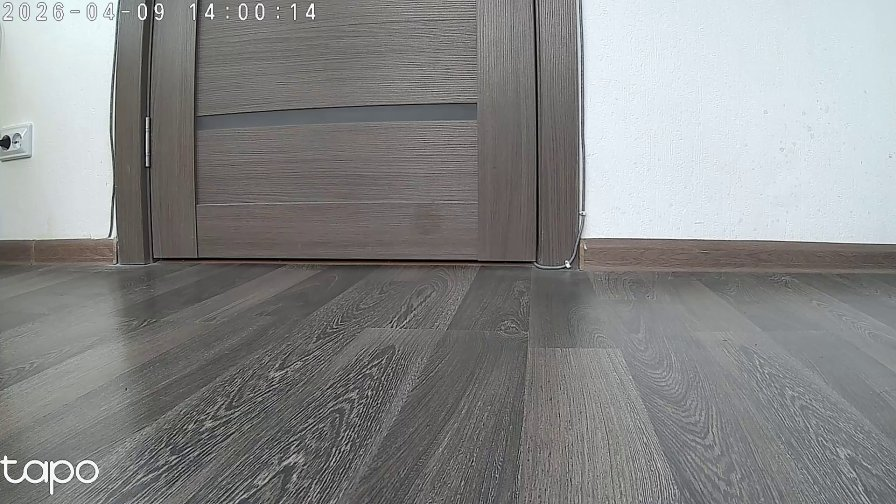
#> input picture src/scripts/frame.jpg, 896 x 504 px
$ python hud_test.py
#> lines starting #> are read from the running program, lines starting #| are printed output that depends on the picture; after the words box and inside, x2 and y2 are one past the last pixel; in counts of white or black regions, pixels touching at a corner belong together
### src/pilot/widgets/hud_block.py
"""
HUD Block: информационный блок с заголовком и строками данных.
Поддерживает кириллицу через PIL.
"""
import cv2
import numpy as np

from pilot.widgets._text import get_text_size, put_text

# --- Цвета (BGR, фосфорный зелёный) ---
COLOR_BORDER   = (0, 210, 60)
COLOR_BG       = (0, 18,   5)
COLOR_TITLE_BG = (0, 35,  10)
COLOR_TITLE    = (0, 230, 70)
COLOR_LABEL    = (0, 140, 45)
COLOR_VALUE    = (180, 255, 195)
COLOR_DIVIDER  = (0, 90,  28)

ALPHA_BG = 0.50
CHAMFER  = 10

FONT_SIZE_TITLE = 14   # px при scale=1
FONT_SIZE_ROW   = 12


def _chamfer_poly(x, y, x2, y2, c):
    return np.array([
        [x + c, y],   [x2 - c, y],
        [x2, y + c],  [x2, y2 - c],
        [x2 - c, y2], [x + c, y2],
        [x, y2 - c],  [x, y + c],
    ], dtype=np.int32)


def draw_hud_block(frame: np.ndarray, x: int, y: int,
                   title: str, rows: list[tuple[str, str]],
                   width: int = 260, glow_radius: int = 9,
                   glow_intensity: float = 0.85,
                   scale: float = 1.0) -> np.ndarray:
    """
    Рисует HUD-блок с glow-эффектом поверх frame.

    x, y  — верхний левый угол (в пикселях кадра, уже с учётом scale).
    width — ширина блока при scale=1.
    scale — масштаб относительно эталонного разрешения 896px.
    """
    pad      = int(10 * scale)
    title_h  = int(28 * scale)
    row_h    = int(22 * scale)
    c        = max(4, int(CHAMFER * scale))
    tick     = max(2, int(5  * scale))
    thick    = max(1, int(scale))
    w_scaled = int(width * scale)

    font_title = max(10, int(FONT_SIZE_TITLE * scale))
    font_row   = max(8,  int(FONT_SIZE_ROW   * scale))

    total_h  = title_h + 6 + len(rows) * row_h + pad + 4
    x2       = x + w_scaled
    y2       = y + total_h
    title_y2 = y + title_h + 2

    poly = _chamfer_poly(x, y, x2, y2, c)

    # --- 1. Полупрозрачный фон ---
    overlay = frame.copy()
    cv2.fillPoly(overlay, [poly], COLOR_BG)
    cv2.addWeighted(overlay, ALPHA_BG, frame, 1 - ALPHA_BG, 0, frame)

    # --- 2. Фон заголовка ---
    title_poly = _chamfer_poly(x, y, x2, title_y2, c)
    overlay2 = frame.copy()
    cv2.fillPoly(overlay2, [title_poly], COLOR_TITLE_BG)
    cv2.addWeighted(overlay2, 0.75, frame, 0.25, 0, frame)

    # --- 3. Glow (только геометрия — рамка, засечки, разделитель) ---
    r = max(3, int(glow_radius * scale))
    r = r if r % 2 == 1 else r + 1

    H_f, W_f = frame.shape[:2]
    rx1, ry1 = max(0, x - r),  max(0, y - r)
    rx2, ry2 = min(W_f, x2 + r), min(H_f, y2 + r)
    ox, oy   = rx1, ry1

    glow_roi = np.zeros((ry2 - ry1, rx2 - rx1, 3), dtype=np.uint8)
    poly_r   = poly - np.array([[ox, oy]], dtype=np.int32)
    cv2.polylines(glow_roi, [poly_r], isClosed=True,
                  color=COLOR_BORDER, thickness=thick, lineType=cv2.LINE_AA)
    for px, py, dx, dy in [
        (x + c, y,    1,  0), (x,   y + c,   0,  1),
        (x2 - c, y,  -1,  0), (x2,  y + c,   0,  1),
        (x,  y2 - c,  0, -1), (x + c, y2,    1,  0),
        (x2, y2 - c,  0, -1), (x2 - c, y2,  -1,  0),
    ]:
        cv2.line(glow_roi,
                 (px - ox, py - oy),
                 (px - ox + dx * tick, py - oy + dy * tick),
                 COLOR_BORDER, thick, cv2.LINE_AA)
    cv2.line(glow_roi, (x + c - ox, title_y2 - oy), (x2 - c - ox, title_y2 - oy),
             COLOR_DIVIDER, thick)

    blurred = cv2.GaussianBlur(glow_roi, (r, r), 0)
    blurred = cv2.GaussianBlur(blurred, (r, r), 0)
    frame_roi = frame[ry1:ry2, rx1:rx2]
    frame_roi[:] = np.clip(
        frame_roi.astype(np.float32) + blurred.astype(np.float32) * glow_intensity,
        0, 255,
    ).astype(np.uint8)

    # --- 4. Резкая геометрия ---
    cv2.polylines(frame, [poly], isClosed=True,
                  color=COLOR_BORDER, thickness=thick, lineType=cv2.LINE_AA)
    for px, py, dx, dy in [
        (x + c, y,    1,  0), (x,   y + c,   0,  1),
        (x2 - c, y,  -1,  0), (x2,  y + c,   0,  1),
        (x,  y2 - c,  0, -1), (x + c, y2,    1,  0),
        (x2, y2 - c,  0, -1), (x2 - c, y2,  -1,  0),
    ]:
        cv2.line(frame, (px, py), (px + dx * tick, py + dy * tick),
                 COLOR_BORDER, thick, cv2.LINE_AA)
    cv2.line(frame, (x + c, title_y2), (x2 - c, title_y2), COLOR_DIVIDER, thick)

    # --- 5. Текст через PIL (поддержка кириллицы) ---
    # Заголовок
    _, th_title = get_text_size(title, font_title)
    ty_title = title_y2 - int(6 * scale)   # нижний край = чуть выше разделителя
    put_text(frame, title, (x + pad, ty_title), font_title, COLOR_TITLE)

    # Строки
    for i, (label, value) in enumerate(rows):
        row_y = title_y2 + pad + i * row_h + row_h - int(4 * scale)
        put_text(frame, label + ":", (x + pad, row_y), font_row, COLOR_LABEL)
        vw, _ = get_text_size(value, font_row)
        put_text(frame, value, (x2 - vw - pad, row_y), font_row, COLOR_VALUE)

    return frame

### src/pilot/widgets/drive_indicator.py
"""
Drive Indicator: вертикальный индикатор привода колеса.

Показывает скорость (полоса вверх/вниз от нуля) и ток мотора.
"""
import cv2
import numpy as np

from pilot.widgets._text import get_text_size, put_text

# --- Цвета (BGR) ---
COLOR_BORDER  = (0, 210, 60)
COLOR_BG      = (0, 18,   5)
COLOR_FWD     = (0, 220, 65)    # вперёд
COLOR_REV     = (0, 140, 200)   # назад (голубоватый)
COLOR_STOP    = (0, 180, 50)    # нулевая линия
COLOR_LABEL   = (0, 140, 45)
COLOR_VALUE   = (180, 255, 195)
COLOR_CURRENT = (0, 160, 55)
COLOR_DIM     = (0, 60,  18)    # незаполненная зона

ALPHA_BG = 0.65
CHAMFER  = 5

# Максимальный ток датчика (при raw ADC = 1023)
ADC_MAX_AMPS = 5.0

FONT_SIZE_LABEL = 11   # px при scale=1
FONT_SIZE_VAL   = 14
FONT_SIZE_SMALL = 10


def _chamfer_poly(x, y, x2, y2, c):
    return np.array([
        [x + c, y],   [x2 - c, y],
        [x2, y + c],  [x2, y2 - c],
        [x2 - c, y2], [x + c, y2],
        [x, y2 - c],  [x, y + c],
    ], dtype=np.int32)


def draw_drive_indicator(frame: np.ndarray,
                         x: int, y: int,
                         label: str,
                         speed: int,
                         current_adc: int,
                         max_speed: int = 127,
                         width: int = 45,
                         bar_height: int = 130,
                         scale: float = 1.0) -> np.ndarray:
    """
    Вертикальный индикатор привода колеса.

    Параметры:
        frame       — кадр (BGR numpy array)
        x, y        — верхний левый угол
        label       — подпись ("Л" / "П" или "LEFT" / "RIGHT")
        speed       — скорость -max_speed..+max_speed (положительная = вперёд)
        current_adc — ток, сырой АЦП 0-1023
        max_speed   — максимум шкалы
        width       — ширина виджета при scale=1
        bar_height  — высота шкалы при scale=1
        scale       — масштаб относительно 896px
    """
    pad      = max(2, int(6  * scale))
    label_h  = int(18 * scale)
    fwd_h    = int(14 * scale)
    rev_h    = int(14 * scale)
    info_h   = int(38 * scale)
    c        = max(2, int(CHAMFER * scale))
    thick    = max(1, int(scale))
    w_s      = int(width      * scale)
    bar_h_s  = int(bar_height * scale)

    font_label = max(8,  int(FONT_SIZE_LABEL * scale))
    font_val   = max(10, int(FONT_SIZE_VAL   * scale))
    font_small = max(7,  int(FONT_SIZE_SMALL * scale))

    total_h = label_h + fwd_h + bar_h_s + rev_h + info_h + pad
    x2  = x + w_s
    y2  = y + total_h
    poly = _chamfer_poly(x, y, x2, y2, c)

    # --- 1. Фон ---
    overlay = frame.copy()
    cv2.fillPoly(overlay, [poly], COLOR_BG)
    cv2.addWeighted(overlay, ALPHA_BG, frame, 1 - ALPHA_BG, 0, frame)

    # --- 2. Рамка ---
    cv2.polylines(frame, [poly], isClosed=True,
                  color=COLOR_BORDER, thickness=thick, lineType=cv2.LINE_AA)

    # --- 3. Подпись (PIL) ---
    title_y2 = y + label_h + 2
    lw, _ = get_text_size(label, font_label)
    put_text(frame, label, (x + (w_s - lw) // 2, y + label_h - int(2 * scale)),
             font_label, COLOR_BORDER)
    cv2.line(frame, (x + c, title_y2), (x2 - c, title_y2), COLOR_DIM, thick)

    # --- 4. Шкала ---
    bar_x1  = x + pad
    bar_x2  = x2 - pad
    bar_top = title_y2 + fwd_h
    bar_bot = bar_top + bar_h_s
    bar_mid = (bar_top + bar_bot) // 2

    # Метки FWD / REV
    for text, ty in [("FWD", title_y2 + fwd_h - int(3 * scale)),
                     ("REV", bar_bot + rev_h - int(2 * scale))]:
        tw, _ = get_text_size(text, font_small)
        put_text(frame, text, (x + (w_s - tw) // 2, ty), font_small, COLOR_DIM)

    cv2.rectangle(frame, (bar_x1, bar_top), (bar_x2, bar_bot), COLOR_DIM, -1)

    ratio   = max(-1.0, min(1.0, speed / max_speed))
    fill_px = int(abs(ratio) * (bar_h_s // 2))

    glow_rect = None
    if ratio > 0:
        fy1, fy2   = bar_mid - fill_px, bar_mid
        color_fill = COLOR_FWD
    elif ratio < 0:
        fy1, fy2   = bar_mid, bar_mid + fill_px
        color_fill = COLOR_REV
    else:
        fy1 = fy2  = bar_mid
        color_fill = COLOR_STOP

    if fill_px > 0:
        cv2.rectangle(frame, (bar_x1, fy1), (bar_x2, fy2), color_fill, -1)
        glow_rect = (bar_x1, fy1, bar_x2, fy2, color_fill)

    cv2.line(frame, (bar_x1, bar_mid), (bar_x2, bar_mid), COLOR_STOP, thick + 1)
    for sy in [bar_top, bar_mid, bar_bot]:
        cv2.line(frame, (x,       sy), (x + pad - 1,   sy), COLOR_BORDER, thick)
        cv2.line(frame, (x2 - pad + 1, sy), (x2, sy),       COLOR_BORDER, thick)

    # --- 5. Текстовые значения ---
    info_y   = bar_bot + rev_h
    spd_str  = f"{speed:+d}"
    cur_amps = current_adc / 1023 * ADC_MAX_AMPS
    cur_str  = f"{cur_amps:.1f}A"

    sw, sh = get_text_size(spd_str, font_val)
    cw, _  = get_text_size(cur_str, font_small)
    put_text(frame, spd_str, (x + (w_s - sw) // 2, info_y + sh + int(2 * scale)),
             font_val, COLOR_VALUE)
    put_text(frame, cur_str, (x + (w_s - cw) // 2, info_y + sh + int(2 * scale) + int(16 * scale)),
             font_small, COLOR_CURRENT)

    # --- 6. Glow ---
    glow_r = max(3, int(11 * scale))
    glow_r = glow_r if glow_r % 2 == 1 else glow_r + 1

    H_f, W_f = frame.shape[:2]
    rx1, ry1 = max(0, x - glow_r),  max(0, y - glow_r)
    rx2, ry2 = min(W_f, x2 + glow_r), min(H_f, y2 + glow_r)
    ox, oy   = rx1, ry1

    glow_roi = np.zeros((ry2 - ry1, rx2 - rx1, 3), dtype=np.uint8)
    if glow_rect:
        bx1, by1, bx2, by2, bcol = glow_rect
        cv2.rectangle(glow_roi, (bx1 - ox, by1 - oy), (bx2 - ox, by2 - oy), bcol, -1)
    cv2.line(glow_roi, (bar_x1 - ox, bar_mid - oy), (bar_x2 - ox, bar_mid - oy),
             COLOR_STOP, thick + 1)

    blurred = cv2.GaussianBlur(glow_roi, (glow_r, glow_r), 0)
    blurred = cv2.GaussianBlur(blurred, (glow_r, glow_r), 0)
    frame_roi = frame[ry1:ry2, rx1:rx2]
    frame_roi[:] = np.clip(
        frame_roi.astype(np.float32) + blurred.astype(np.float32) * 0.85,
        0, 255,
    ).astype(np.uint8)

    return frame

### src/pilot/widgets/led_indicator.py
"""
LED Indicator: состояние декоративной подсветки (красный + синий).
"""
import cv2
import numpy as np

from pilot.widgets._text import get_text_size, put_text

COLOR_BORDER = (0, 210, 60)
COLOR_BG     = (0, 18,   5)
COLOR_DIM    = (0, 60,  18)
ALPHA_BG     = 0.65
CHAMFER      = 5

COLOR_RED_ON   = (0,   0, 210)
COLOR_RED_OFF  = (0,   0,  50)
COLOR_BLUE_ON  = (210, 50,  20)
COLOR_BLUE_OFF = (50,  12,   5)

FONT_TITLE = 10
FONT_LABEL = 9


def _chamfer_poly(x, y, x2, y2, c):
    return np.array([
        [x + c, y],   [x2 - c, y],
        [x2, y + c],  [x2, y2 - c],
        [x2 - c, y2], [x + c, y2],
        [x, y2 - c],  [x, y + c],
    ], dtype=np.int32)


def draw_led_indicator(
    frame: np.ndarray,
    x: int, y: int,
    red: bool,
    blue: bool,
    scale: float = 1.0,
) -> np.ndarray:
    """Виджет состояния декоративной подсветки."""
    w_s    = int(80  * scale)
    h_s    = int(62  * scale)
    c      = max(2, int(CHAMFER * scale))
    thick  = max(1, int(scale))
    pad    = max(2, int(6 * scale))
    x2, y2 = x + w_s, y + h_s
    poly   = _chamfer_poly(x, y, x2, y2, c)

    # Фон
    overlay = frame.copy()
    cv2.fillPoly(overlay, [poly], COLOR_BG)
    cv2.addWeighted(overlay, ALPHA_BG, frame, 1 - ALPHA_BG, 0, frame)

    # Рамка
    cv2.polylines(frame, [poly], isClosed=True,
                  color=COLOR_BORDER, thickness=thick, lineType=cv2.LINE_AA)

    # Заголовок
    title_font = max(8, int(FONT_TITLE * scale))
    title = "LIGHTS"
    tw, th = get_text_size(title, title_font)
    title_y = y + pad + th
    put_text(frame, title, (x + (w_s - tw) // 2, title_y), title_font, COLOR_BORDER)

    sep_y = title_y + pad
    cv2.line(frame, (x + c, sep_y), (x2 - c, sep_y), COLOR_DIM, thick)

    # Кружки
    r_circle = max(8, int(13 * scale))
    circle_y = sep_y + pad + r_circle + max(1, int(3 * scale))
    left_cx  = x + w_s // 4
    right_cx = x + 3 * w_s // 4

    for cx, color_on, color_off, is_on in [
        (left_cx,  COLOR_RED_ON,  COLOR_RED_OFF,  red),
        (right_cx, COLOR_BLUE_ON, COLOR_BLUE_OFF, blue),
    ]:
        color = color_on if is_on else color_off
        cv2.circle(frame, (cx, circle_y), r_circle, color, -1, lineType=cv2.LINE_AA)
        cv2.circle(frame, (cx, circle_y), r_circle, COLOR_BORDER if is_on else COLOR_DIM,
                   thick, lineType=cv2.LINE_AA)

    # Подписи
    label_font = max(7, int(FONT_LABEL * scale))
    label_y    = circle_y + r_circle + max(3, int(5 * scale))
    for cx, letter, is_on in [(left_cx, "R", red), (right_cx, "B", blue)]:
        lw, _ = get_text_size(letter, label_font)
        col   = COLOR_BORDER if is_on else COLOR_DIM
        put_text(frame, letter, (cx - lw // 2, label_y), label_font, col)

    # Glow для включённых диодов
    glow_r = max(3, int(13 * scale))
    glow_r = glow_r if glow_r % 2 == 1 else glow_r + 1
    H_f, W_f = frame.shape[:2]
    rx1 = max(0, x - glow_r);  ry1 = max(0, y - glow_r)
    rx2 = min(W_f, x2 + glow_r); ry2 = min(H_f, y2 + glow_r)

    glow_layer = np.zeros((ry2 - ry1, rx2 - rx1, 3), dtype=np.uint8)
    for cx, color_on, is_on in [
        (left_cx,  COLOR_RED_ON,  red),
        (right_cx, COLOR_BLUE_ON, blue),
    ]:
        if is_on:
            cv2.circle(glow_layer, (cx - rx1, circle_y - ry1),
                       r_circle, color_on, -1, lineType=cv2.LINE_AA)

    if red or blue:
        blurred = cv2.GaussianBlur(glow_layer, (glow_r, glow_r), 0)
        blurred = cv2.GaussianBlur(blurred,    (glow_r, glow_r), 0)
        roi = frame[ry1:ry2, rx1:rx2]
        roi[:] = np.clip(
            roi.astype(np.float32) + blurred.astype(np.float32) * 0.9,
            0, 255,
        ).astype(np.uint8)

    return frame

### src/pilot/config.py
"""
Настройки из переменных окружения (.env).

Загружается один раз при импорте.
"""
import math
import os
from pathlib import Path
from dotenv import load_dotenv

load_dotenv(Path(__file__).parent.parent / ".env")

SERIAL_PORT       = os.getenv("SERIAL_PORT", "/dev/ttyUSB0")

LLM_MODEL        = os.getenv("LLM_MODEL", "claude-opus-4-6")
LLM_TEMPERATURE  = float(os.getenv("LLM_TEMPERATURE")) if os.getenv("LLM_TEMPERATURE") else None

# Ключи по провайдерам
_ANTHROPIC_API_KEY = os.getenv("ANTHROPIC_API_KEY", "")
_OPENAI_API_KEY    = os.getenv("OPENAI_API_KEY", "")
_GEMINI_API_KEY    = os.getenv("GEMINI_API_KEY", "")
_GROK_API_KEY      = os.getenv("GROK_API_KEY", "")

# Base URL по провайдерам (OpenAI-совместимые)
_OPENAI_BASE_URL   = os.getenv("OPENAI_BASE_URL", "https://api.openai.com/v1")
_GEMINI_BASE_URL   = os.getenv("GEMINI_BASE_URL", "https://generativelanguage.googleapis.com/v1beta/openai/")
_GROK_BASE_URL     = os.getenv("GROK_BASE_URL", "https://api.x.ai/v1")

# Устаревшие универсальные переменные (фоллбэк)
_LLM_API_KEY_LEGACY  = os.getenv("LLM_API_KEY") or _ANTHROPIC_API_KEY
_LLM_BASE_URL_LEGACY = os.getenv("LLM_BASE_URL") or None

# Для обратной совместимости (используется в brain.py / __main__.py напрямую)
LLM_API_KEY  = _LLM_API_KEY_LEGACY
LLM_BASE_URL = _LLM_BASE_URL_LEGACY


# [13 lines left out: function resolve_llm_credentials, not called in this run]

HUD_SHOW_TOKENS  = os.getenv("HUD_SHOW_TOKENS", "1") != "0"
HUD_SHOW_LIGHTS  = os.getenv("HUD_SHOW_LIGHTS", "1") != "0"

ROBOT_NAME = os.getenv("ROBOT_NAME", "FRANCY")

HUD_BLOCK_X = int(os.getenv("HUD_BLOCK_X", "24"))
HUD_BLOCK_Y = int(os.getenv("HUD_BLOCK_Y", "24"))


def robot_hud_title(model: str | None = None) -> str:
    return f"{ROBOT_NAME}  {model or LLM_MODEL}"

TAPO_HOST          = os.getenv("TAPO_HOST", "")
TAPO_USER          = os.getenv("TAPO_USER", "")
TAPO_PASSWORD      = os.getenv("TAPO_PASSWORD", "")
# Облачный логин (admin) нужен для ffmpeg — локальный (camera) ffmpeg не пускает
TAPO_CLOUD_USER    = os.getenv("TAPO_CLOUD_USER", TAPO_USER)
TAPO_CLOUD_PASSWORD = os.getenv("TAPO_CLOUD_PASSWORD", TAPO_PASSWORD)

AWS_DEFAULT_REGION = os.getenv("AWS_DEFAULT_REGION", "eu-west-1")

MIN_BATTERY_VOLTAGE = float(os.getenv("MIN_BATTERY_VOLTAGE", "11.0"))

# --- Калибровка дальномера ---
# Горизонтальное смещение лазера от центра кадра: доля ширины (0.0–1.0); None = центр.
_RF_CX = float(os.getenv("RANGEFINDER_CX")) if os.getenv("RANGEFINDER_CX") else None

# Фокусное расстояние камеры (пикс.) при опорной ширине 896px и FOV 75.2°.
RANGEFINDER_FOCAL_PX = float(os.getenv("RANGEFINDER_FOCAL_PX", "582"))

# Угол наклона камеры вниз (градусы). Измерить уровнем на корпусе камеры.
CAMERA_TILT_DEG = float(os.getenv("CAMERA_TILT_DEG", "0"))

# Вертикальное смещение дальномера ниже камеры (мм). Измерить рулеткой.
RANGEFINDER_VERTICAL_OFFSET = float(os.getenv("RANGEFINDER_VERTICAL_OFFSET", "0"))

# Физический радиус виртуальной мишени (мм) — определяет размер круга прицела.
RANGEFINDER_TARGET_RADIUS = float(os.getenv("RANGEFINDER_TARGET_RADIUS", "150"))


_REFERENCE_WIDTH = 896  # ширина кадра, для которой задан RANGEFINDER_FOCAL_PX


# [35 lines left out: functions rangefinder_pos, rangefinder_radius, not called in this run]

# RTSP URL для OpenCV (локальный пользователь)
def tapo_rtsp_url() -> str:
    return f"rtsp://{TAPO_USER}:{TAPO_PASSWORD}@{TAPO_HOST}:554/stream1"

# RTSP URL для ffmpeg-записи (облачный/admin пользователь)
def tapo_rtsp_url_record() -> str:
    return f"rtsp://{TAPO_CLOUD_USER}:{TAPO_CLOUD_PASSWORD}@{TAPO_HOST}:554/stream1"

### src/scripts/hud_test.py
"""
Тест HUD-виджетов на статичном кадре.

Запуск:
    python3 scripts/hud_test.py [путь_к_файлу]

По умолчанию берёт scripts/frame.jpg.
Сохраняет результат в scripts/frame_hud.jpg.
"""
import os
import sys

sys.path.insert(0, os.path.dirname(os.path.dirname(os.path.abspath(__file__))))

import cv2

from pilot.config import robot_hud_title, HUD_BLOCK_X, HUD_BLOCK_Y
from pilot.widgets.angle_ruler import draw_angle_ruler
from pilot.widgets.drive_indicator import draw_drive_indicator
from pilot.widgets.hud_block import draw_hud_block
from pilot.widgets.rangefinder import draw_rangefinder
from pilot.widgets.led_indicator import draw_led_indicator

input_path  = sys.argv[1] if len(sys.argv) > 1 else os.path.join(os.path.dirname(__file__), "frame.jpg")
output_path = os.path.splitext(input_path)[0] + "_hud.jpg"

frame = cv2.imread(input_path)
#> frame is the input picture: shape (504, 896, 3); mean B, G, R 136.9, 136.9, 135.8
if frame is None:
    print(f"Ошибка: не удалось прочитать {input_path}")
    sys.exit(1)

h, w = frame.shape[:2]
print(f"Кадр: {w}x{h}")
#| Кадр: 896x504

# --- Наложение HUD ---
from pilot.camera import TARGET_WIDTH
scale = w / TARGET_WIDTH
# draw_angle_ruler(frame, scale=scale)
# draw_rangefinder(frame, range_mm=1250, scale=scale, cy=200)
draw_hud_block(frame,
               x=int(HUD_BLOCK_X * scale), y=int(HUD_BLOCK_Y * scale),
               title=robot_hud_title(),
               rows=[
                   ("Voltage", "11.8 V"),
                   ("Heading", "142 deg"),
                   ("Range",   "1250 mm"),
                   ("Turn",    "7"),
               ],
               scale=scale)
#> in draw_hud_block, `cv2.fillPoly(overlay, [poly], COLOR_BG)`:
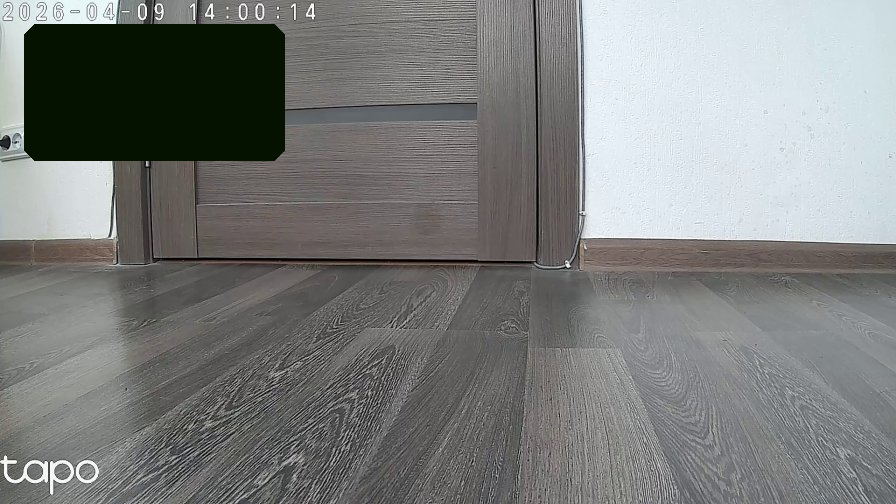
#> overlay: shape (504, 896, 3); 7.87% of pixels changed, all inside (x1, y1, x2, y2) = (24, 24, 285, 161)
#> in draw_hud_block, `cv2.addWeighted(overlay, ALPHA_BG, frame, 1 - ALPHA_BG, 0, frame)`:
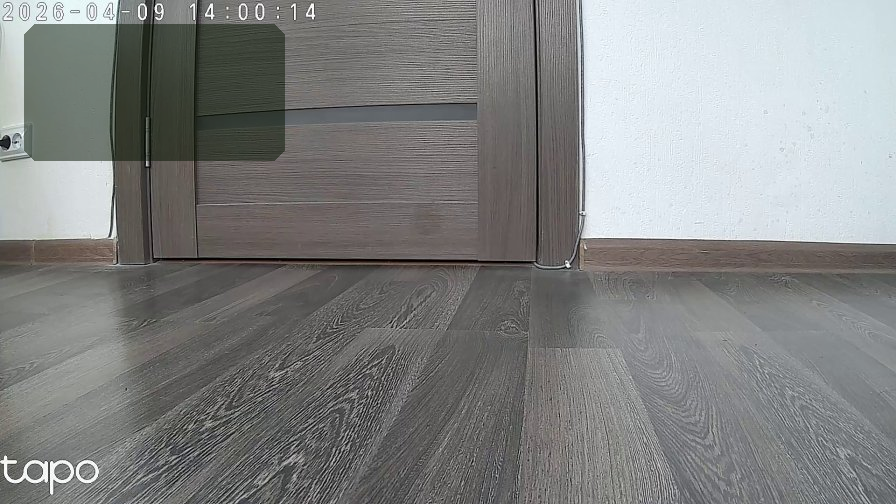
#> frame: shape (504, 896, 3); 7.87% of pixels changed, all inside (x1, y1, x2, y2) = (24, 24, 285, 161)
#> in draw_hud_block, `cv2.fillPoly(overlay2, [title_poly], COLOR_TITLE_BG)`:
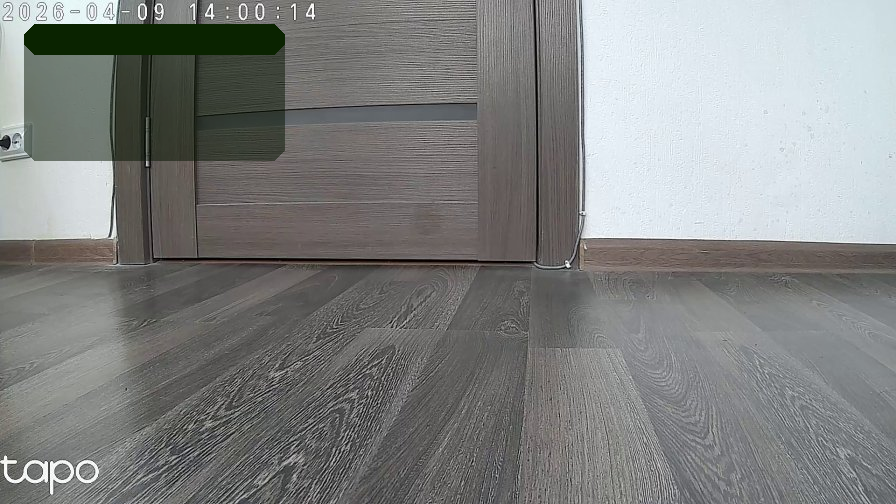
#> overlay2: shape (504, 896, 3); 1.74% of pixels changed, all inside (x1, y1, x2, y2) = (24, 24, 285, 55)
#> in draw_hud_block, `cv2.addWeighted(overlay2, 0.75, frame, 0.25, 0, frame)`:
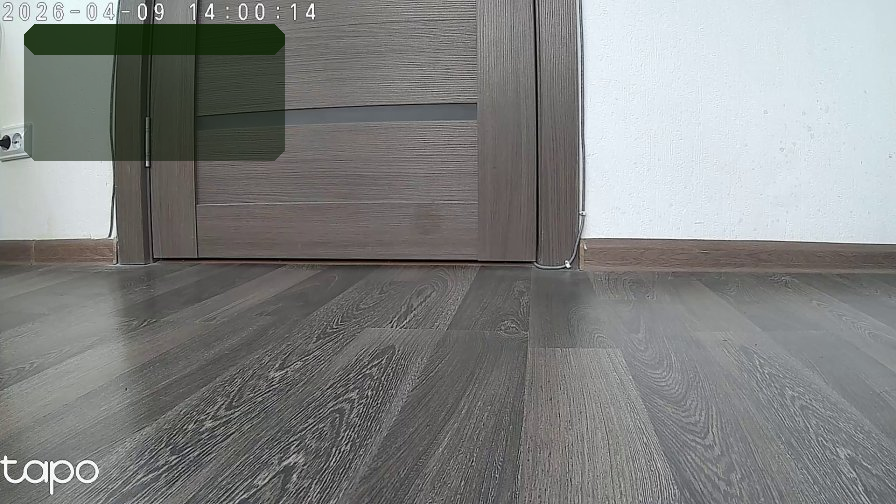
#> frame: shape (504, 896, 3); 1.74% of pixels changed, all inside (x1, y1, x2, y2) = (24, 24, 285, 55)
#> in draw_hud_block, `cv2.line(glow_roi, (x + c - ox, title_y2 - oy), (x2 - c - ox, title_y2..`:
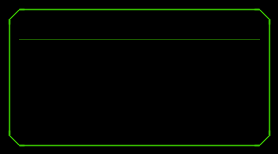
#> glow_roi: shape (154, 278, 3); mean of channels 0, 1, 2 0, 5.6, 1.6; drawn as B, G, R
#> in draw_hud_block, `blurred = cv2.GaussianBlur(glow_roi, (r, r), 0)`:
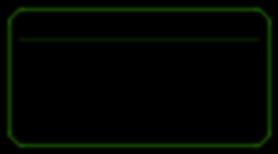
#> blurred: shape (154, 278, 3); mean of channels 0, 1, 2 0, 5.6, 1.7; drawn as B, G, R
#> in draw_hud_block, `frame_roi = frame[ry1:ry2, rx1:rx2]`:
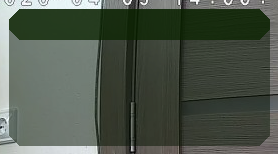
#> frame_roi: shape (154, 278, 3); mean B, G, R 75.4, 87.3, 78.3
#> (the rest of the program and of its run is left out)
